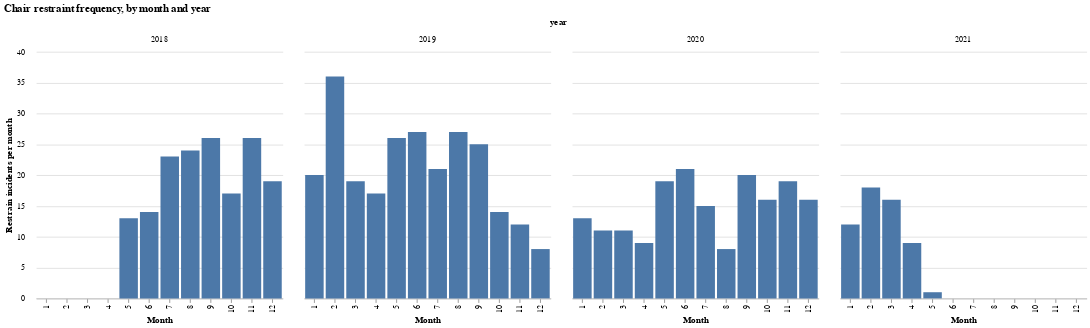

Here is the notebook cell this chart was saved with:
### Code cell
chair_months = (
    alt.Chart(months)
    .mark_bar()
    .encode(
        alt.X("month:O", title="Month", axis=alt.Axis(grid=False)),
        y=alt.Y(
            "count:Q",
            title="Count",
            axis=alt.Axis(
                tickCount=6,
                gridColor="#dddddd",
                offset=6,
                tickSize=0,
                domainOpacity=0,
                title="Restrain incidents per month",
            ),
        ),
        facet=alt.Facet("year:O", columns=4),
    )
    .properties(
        width=300, height=300, title="Chair restraint frequency, by month and year"
    )
)
chair_months.configure_view(strokeOpacity=0)

### Figure 1 — Vega-Lite specification as saved in the notebook (floating-point values rounded to 4 significant figures)
{"config": {"view": {"continuousWidth": 400, "continuousHeight": 300, "strokeOpacity": 0}}, "data": {"name": "data-92f09c21f8527ecdb2cd4209bb790006"}, "mark": "bar", "encoding": {"facet": {"type": "ordinal", "columns": 4, "field": "year"}, "x": {"type": "ordinal", "axis": {"grid": false}, "field": "month", "title": "Month"}, "y": {"type": "quantitative", "axis": {"domainOpacity": 0, "gridColor": "#dddddd", "offset": 6, "tickCount": 6, "tickSize": 0, "title": "Restrain incidents per month"}, "field": "count", "title": "Count"}}, "height": 300, "title": "Chair restraint frequency, by month and year", "width": 300, "$schema": "https://vega.github.io/schema/vega-lite/v4.8.1.json", "datasets": {"data-92f09c21f8527ecdb2cd4209bb790006": [{"month": 1, "year": 2019, "count": 20}, {"month": 1, "year": 2020, "count": 13}, {"month": 1, "year": 2021, "count": 12}, {"month": 2, "year": 2019, "count": 36}, {"month": 2, "year": 2020, "count": 11}, {"month": 2, "year": 2021, "count": 18}, {"month": 3, "year": 2019, "count": 19}, {"month": 3, "year": 2020, "count": 11}, {"month": 3, "year": 2021, "count": 16}, {"month": 4, "year": 2019, "count": 17}, {"month": 4, "year": 2020, "count": 9}, {"month": 4, "year": 2021, "count": 9}, {"month": 5, "year": 2018, "count": 13}, {"month": 5, "year": 2019, "count": 26}, {"month": 5, "year": 2020, "count": 19}, {"month": 5, "year": 2021, "count": 1}, {"month": 6, "year": 2018, "count": 14}, {"month": 6, "year": 2019, "count": 27}, {"month": 6, "year": 2020, "count": 21}, {"month": 7, "year": 2018, "count": 23}, {"month": 7, "year": 2019, "count": 21}, {"month": 7, "year": 2020, "count": 15}, {"month": 8, "year": 2018, "count": 24}, {"month": 8, "year": 2019, "count": 27}, {"month": 8, "year": 2020, "count": 8}, {"month": 9, "year": 2018, "count": 26}, {"month": 9, "year": 2019, "count": 25}, {"month": 9, "year": 2020, "count": 20}, {"month": 10, "year": 2018, "count": 17}, {"month": 10, "year": 2019, "count": 14}, {"month": 10, "year": 2020, "count": 16}, {"month": 11, "year": 2018, "count": 26}, {"month": 11, "year": 2019, "count": 12}, {"month": 11, "year": 2020, "count": 19}, {"month": 12, "year": 2018, "count": 19}, {"month": 12, "year": 2019, "count": 8}, {"month": 12, "year": 2020, "count": 16}]}}
